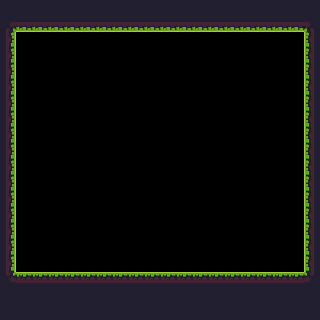

This is a level from a 2D game, rendered from its Tiled map with the project's own tilesets. A one-line summary and the complete map file follow:
An orthogonal 20x20 tile map with 16x16 px tiles, 1 tile layer (Tile Layer 1), 2 tilesets and 2 objects (ice, fire).

<map version="1.2" tiledversion="1.3.3" orientation="orthogonal" renderorder="right-down" width="20" height="20" tilewidth="16" tileheight="16" infinite="0" nextlayerid="4" nextobjectid="3">
 <tileset firstgid="1" source="tilesets/main_tileset.tsx" />
 <tileset firstgid="226" source="tilesets/main_tileset.tsx" />
 <layer id="1" name="Tile Layer 1" width="20" height="20">
  <data encoding="csv">
17,17,17,17,17,17,17,17,17,17,17,17,17,17,17,17,17,17,17,17,
4,32,32,32,32,32,32,32,32,32,32,32,32,32,32,32,32,32,32,231,
18,0,0,0,0,0,0,0,0,0,0,0,0,0,0,0,0,0,0,241,
18,0,0,0,0,0,0,0,0,0,0,0,0,0,0,0,0,0,0,241,
18,0,0,0,0,0,0,0,0,0,0,0,0,0,0,0,0,0,0,241,
18,0,0,0,0,0,0,0,0,0,0,0,0,0,0,0,0,0,0,241,
18,0,0,0,0,0,0,0,0,0,0,0,0,0,0,0,0,0,0,241,
18,0,0,0,0,0,0,0,0,0,0,0,0,0,0,0,0,0,0,241,
18,0,0,0,0,0,0,0,0,0,0,0,0,0,0,0,0,0,0,16,
18,0,0,0,0,0,0,0,0,0,0,0,0,0,0,0,0,0,0,241,
18,0,0,0,0,0,0,0,0,0,0,0,0,0,0,0,0,0,0,21,
18,0,0,0,0,0,0,0,0,0,0,0,0,0,0,0,0,0,0,16,
18,0,0,0,0,0,0,0,0,0,0,0,0,0,0,0,0,0,0,16,
18,0,0,0,0,0,0,0,0,0,0,0,0,0,0,0,0,0,0,16,
18,0,0,0,0,0,0,0,0,0,0,0,0,0,0,0,0,0,0,16,
18,0,0,0,0,0,0,0,0,0,0,0,0,0,0,0,0,0,0,16,
18,0,0,0,0,0,0,0,0,0,0,0,0,0,0,0,0,0,0,16,
34,2,2,2,2,2,2,2,2,2,2,2,2,2,2,2,2,2,2,36,
17,17,17,17,17,17,17,17,17,17,17,17,17,17,17,17,17,17,17,17,
17,17,17,17,17,17,17,17,17,17,17,17,17,17,17,17,17,17,17,17
</data>
 </layer>
 <objectgroup id="2" name="Object Layer 1">
  <object id="1" name="ice" x="48" y="192" width="16" height="16">
   <properties>
    <property name="sleep" type="bool" value="false" />
   </properties>
  </object>
  <object id="2" name="fire" x="48" y="144" width="16" height="16">
   <properties>
    <property name="sleep" type="bool" value="true" />
   </properties>
  </object>
 </objectgroup>
</map>
